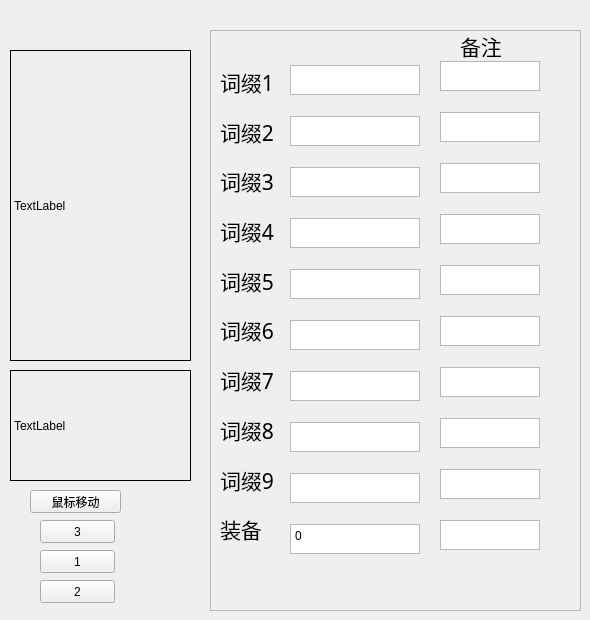
    <widget class="QWidget" name="tab">
     <attribute name="title">
      <string>弓</string>
     </attribute>
     <widget class="QLabel" name="label_4">
      <property name="geometry">
       <rect>
        <x>10</x>
        <y>50</y>
        <width>181</width>
        <height>311</height>
       </rect>
      </property>
      <property name="frameShape">
       <enum>QFrame::Box</enum>
      </property>
      <property name="text">
       <string>TextLabel</string>
      </property>
     </widget>
     <widget class="QPushButton" name="pushButton">
      <property name="geometry">
       <rect>
        <x>40</x>
        <y>550</y>
        <width>75</width>
        <height>23</height>
       </rect>
      </property>
      <property name="text">
       <string>1</string>
      </property>
     </widget>
     <widget class="QPushButton" name="pushButton_2">
      <property name="geometry">
       <rect>
        <x>40</x>
        <y>580</y>
        <width>75</width>
        <height>23</height>
       </rect>
      </property>
      <property name="text">
       <string>2</string>
      </property>
     </widget>
     <widget class="QPushButton" name="pushButton_3">
      <property name="geometry">
       <rect>
        <x>40</x>
        <y>520</y>
        <width>75</width>
        <height>23</height>
       </rect>
      </property>
      <property name="text">
       <string>3</string>
      </property>
     </widget>
     <widget class="QPushButton" name="pushButton_4">
      <property name="geometry">
       <rect>
        <x>30</x>
        <y>490</y>
        <width>91</width>
        <height>23</height>
       </rect>
      </property>
      <property name="text">
       <string>鼠标移动</string>
      </property>
     </widget>
     <widget class="QFrame" name="frame_2">
      <property name="geometry">
       <rect>
        <x>210</x>
        <y>30</y>
        <width>371</width>
        <height>581</height>
       </rect>
      </property>
      <property name="frameShape">
       <enum>QFrame::StyledPanel</enum>
      </property>
      <property name="frameShadow">
       <enum>QFrame::Raised</enum>
      </property>
      <widget class="QWidget" name="layoutWidget">
       <property name="geometry">
        <rect>
         <x>10</x>
         <y>30</y>
         <width>61</width>
         <height>491</height>
        </rect>
       </property>
       <layout class="QVBoxLayout" name="verticalLayout_2">
        <item>
         <widget class="QLabel" name="label_6">
          <property name="font">
           <font>
            <family>Agency FB</family>
            <pointsize>16</pointsize>
           </font>
          </property>
          <property name="text">
           <string>词缀1</string>
          </property>
         </widget>
        </item>
        <item>
         <widget class="QLabel" name="label_7">
          <property name="font">
           <font>
            <family>Agency FB</family>
            <pointsize>16</pointsize>
           </font>
          </property>
          <property name="text">
           <string>词缀2</string>
          </property>
         </widget>
        </item>
        <item>
         <widget class="QLabel" name="label_8">
          <property name="font">
           <font>
            <family>Agency FB</family>
            <pointsize>16</pointsize>
           </font>
          </property>
          <property name="text">
           <string>词缀3</string>
          </property>
         </widget>
        </item>
        <item>
         <widget class="QLabel" name="label_9">
          <property name="font">
           <font>
            <family>Agency FB</family>
            <pointsize>16</pointsize>
           </font>
          </property>
          <property name="text">
           <string>词缀4</string>
          </property>
         </widget>
        </item>
        <item>
         <widget class="QLabel" name="label_10">
          <property name="font">
           <font>
            <family>Agency FB</family>
            <pointsize>16</pointsize>
           </font>
          </property>
          <property name="text">
           <string>词缀5</string>
          </property>
         </widget>
        </item>
        <item>
         <widget class="QLabel" name="label_11">
          <property name="font">
           <font>
            <family>Agency FB</family>
            <pointsize>16</pointsize>
           </font>
          </property>
          <property name="text">
           <string>词缀6</string>
          </property>
         </widget>
        </item>
        <item>
         <widget class="QLabel" name="label_13">
          <property name="font">
           <font>
            <family>Agency FB</family>
            <pointsize>16</pointsize>
           </font>
          </property>
          <property name="text">
           <string>词缀7</string>
          </property>
         </widget>
        </item>
        <item>
         <widget class="QLabel" name="label_14">
          <property name="font">
           <font>
            <family>Agency FB</family>
            <pointsize>16</pointsize>
           </font>
          </property>
          <property name="text">
           <string>词缀8</string>
          </property>
         </widget>
        </item>
        <item>
         <widget class="QLabel" name="label_15">
          <property name="font">
           <font>
            <family>Agency FB</family>
            <pointsize>16</pointsize>
           </font>
          </property>
          <property name="text">
           <string>词缀9</string>
          </property>
         </widget>
        </item>
        <item>
         <widget class="QLabel" name="label_12">
          <property name="font">
           <font>
            <family>Agency FB</family>
            <pointsize>16</pointsize>
           </font>
          </property>
          <property name="text">
           <string>装备</string>
          </property>
         </widget>
        </item>
       </layout>
      </widget>
      <widget class="QWidget" name="layoutWidget_8">
       <property name="geometry">
        <rect>
         <x>230</x>
         <y>30</y>
         <width>102</width>
         <height>501</height>
        </rect>
       </property>
       <layout class="QVBoxLayout" name="verticalLayout_9">
        <property name="spacing">
         <number>20</number>
        </property>
        <item>
         <widget class="QPlainTextEdit" name="mod1_1_1">
          <property name="sizePolicy">
           <sizepolicy hsizetype="Fixed" vsizetype="Ignored">
            <horstretch>0</horstretch>
            <verstretch>0</verstretch>
           </sizepolicy>
          </property>
          <property name="maximumSize">
           <size>
            <width>100</width>
            <height>30</height>
           </size>
          </property>
         </widget>
        </item>
        <item>
         <widget class="QPlainTextEdit" name="mod2_1_1">
          <property name="enabled">
           <bool>true</bool>
          </property>
          <property name="sizePolicy">
           <sizepolicy hsizetype="Fixed" vsizetype="Fixed">
            <horstretch>0</horstretch>
            <verstretch>0</verstretch>
           </sizepolicy>
          </property>
          <property name="minimumSize">
           <size>
            <width>100</width>
            <height>30</height>
           </size>
          </property>
          <property name="maximumSize">
           <size>
            <width>100</width>
            <height>30</height>
           </size>
          </property>
         </widget>
        </item>
        <item>
         <widget class="QPlainTextEdit" name="mod3_1_1">
          <property name="maximumSize">
           <size>
            <width>100</width>
            <height>30</height>
           </size>
          </property>
          <property name="baseSize">
           <size>
            <width>256</width>
            <height>30</height>
           </size>
          </property>
         </widget>
        </item>
        <item>
         <widget class="QPlainTextEdit" name="mod4_1_1">
          <property name="maximumSize">
           <size>
            <width>100</width>
            <height>30</height>
           </size>
          </property>
         </widget>
        </item>
        <item>
         <widget class="QPlainTextEdit" name="mod5_1_1">
          <property name="maximumSize">
           <size>
            <width>100</width>
            <height>30</height>
           </size>
          </property>
         </widget>
        </item>
        <item>
         <widget class="QPlainTextEdit" name="mod6_1_1">
          <property name="maximumSize">
           <size>
            <width>100</width>
            <height>30</height>
           </size>
          </property>
          <property name="plainText">
           <string/>
          </property>
         </widget>
        </item>
        <item>
         <widget class="QPlainTextEdit" name="mod7_1_1">
          <property name="maximumSize">
           <size>
            <width>100</width>
            <height>30</height>
           </size>
          </property>
          <property name="plainText">
           <string/>
          </property>
         </widget>
        </item>
        <item>
         <widget class="QPlainTextEdit" name="mod8_1_1">
          <property name="maximumSize">
           <size>
            <width>100</width>
            <height>30</height>
           </size>
          </property>
          <property name="plainText">
           <string/>
          </property>
         </widget>
        </item>
        <item>
         <widget class="QPlainTextEdit" name="mod9_1_1">
          <property name="maximumSize">
           <size>
            <width>100</width>
            <height>30</height>
           </size>
          </property>
          <property name="plainText">
           <string/>
          </property>
         </widget>
        </item>
        <item>
         <widget class="QPlainTextEdit" name="item_name_1_1">
          <property name="maximumSize">
           <size>
            <width>100</width>
            <height>30</height>
           </size>
          </property>
          <property name="plainText">
           <string/>
          </property>
         </widget>
        </item>
       </layout>
      </widget>
      <widget class="QLabel" name="label_65">
       <property name="geometry">
        <rect>
         <x>250</x>
         <y>0</y>
         <width>61</width>
         <height>31</height>
        </rect>
       </property>
       <property name="font">
        <font>
         <family>Agency FB</family>
         <pointsize>16</pointsize>
        </font>
       </property>
       <property name="text">
        <string>备注</string>
       </property>
      </widget>
      <widget class="QWidget" name="verticalLayoutWidget">
       <property name="geometry">
        <rect>
         <x>628</x>
         <y>29</y>
         <width>131</width>
         <height>491</height>
        </rect>
       </property>
       <layout class="QVBoxLayout" name="verticalLayout"/>
      </widget>
      <widget class="QWidget" name="verticalLayoutWidget_2">
       <property name="geometry">
        <rect>
         <x>80</x>
         <y>20</y>
         <width>141</width>
         <height>521</height>
        </rect>
       </property>
       <layout class="QVBoxLayout" name="verticalLayout_14">
        <item>
         <widget class="QPlainTextEdit" name="mod1_1">
          <property name="sizePolicy">
           <sizepolicy hsizetype="Fixed" vsizetype="Ignored">
            <horstretch>0</horstretch>
            <verstretch>0</verstretch>
           </sizepolicy>
          </property>
          <property name="maximumSize">
           <size>
            <width>130</width>
            <height>30</height>
           </size>
          </property>
         </widget>
        </item>
        <item>
         <widget class="QPlainTextEdit" name="mod8_1">
          <property name="maximumSize">
           <size>
            <width>130</width>
            <height>30</height>
           </size>
          </property>
         </widget>
        </item>
        <item>
         <widget class="QPlainTextEdit" name="mod4_1">
          <property name="maximumSize">
           <size>
            <width>130</width>
            <height>30</height>
           </size>
          </property>
         </widget>
        </item>
        <item>
         <widget class="QPlainTextEdit" name="mod3_1">
          <property name="maximumSize">
           <size>
            <width>130</width>
            <height>30</height>
           </size>
          </property>
          <property name="baseSize">
           <size>
            <width>256</width>
            <height>30</height>
           </size>
          </property>
          <property name="plainText">
           <string/>
          </property>
         </widget>
        </item>
        <item>
         <widget class="QPlainTextEdit" name="mod2_1">
          <property name="enabled">
           <bool>true</bool>
          </property>
          <property name="sizePolicy">
           <sizepolicy hsizetype="Fixed" vsizetype="Fixed">
            <horstretch>0</horstretch>
            <verstretch>0</verstretch>
           </sizepolicy>
          </property>
          <property name="minimumSize">
           <size>
            <width>130</width>
            <height>30</height>
           </size>
          </property>
          <property name="maximumSize">
           <size>
            <width>130</width>
            <height>30</height>
           </size>
          </property>
          <property name="plainText">
           <string/>
          </property>
         </widget>
        </item>
        <item>
         <widget class="QPlainTextEdit" name="mod6_1">
          <property name="maximumSize">
           <size>
            <width>130</width>
            <height>30</height>
           </size>
          </property>
          <property name="plainText">
           <string/>
          </property>
         </widget>
        </item>
        <item>
         <widget class="QPlainTextEdit" name="mod9_1">
          <property name="maximumSize">
           <size>
            <width>130</width>
            <height>30</height>
           </size>
          </property>
          <property name="plainText">
           <string/>
          </property>
         </widget>
        </item>
        <item>
         <widget class="QPlainTextEdit" name="mod5_1">
          <property name="maximumSize">
           <size>
            <width>130</width>
            <height>30</height>
           </size>
          </property>
          <property name="plainText">
           <string/>
          </property>
         </widget>
        </item>
        <item>
         <widget class="QPlainTextEdit" name="mod7_1">
          <property name="maximumSize">
           <size>
            <width>130</width>
            <height>30</height>
           </size>
          </property>
          <property name="plainText">
           <string/>
          </property>
         </widget>
        </item>
        <item>
         <widget class="QPlainTextEdit" name="item_name_1">
          <property name="maximumSize">
           <size>
            <width>130</width>
            <height>30</height>
           </size>
          </property>
          <property name="plainText">
           <string>0</string>
          </property>
         </widget>
        </item>
       </layout>
      </widget>
     </widget>
     <widget class="QLabel" name="label_69">
      <property name="geometry">
       <rect>
        <x>10</x>
        <y>370</y>
        <width>181</width>
        <height>111</height>
       </rect>
      </property>
      <property name="frameShape">
       <enum>QFrame::Box</enum>
      </property>
      <property name="text">
       <string>TextLabel</string>
      </property>
      <property name="wordWrap">
       <bool>true</bool>
      </property>
     </widget>
    </widget>
